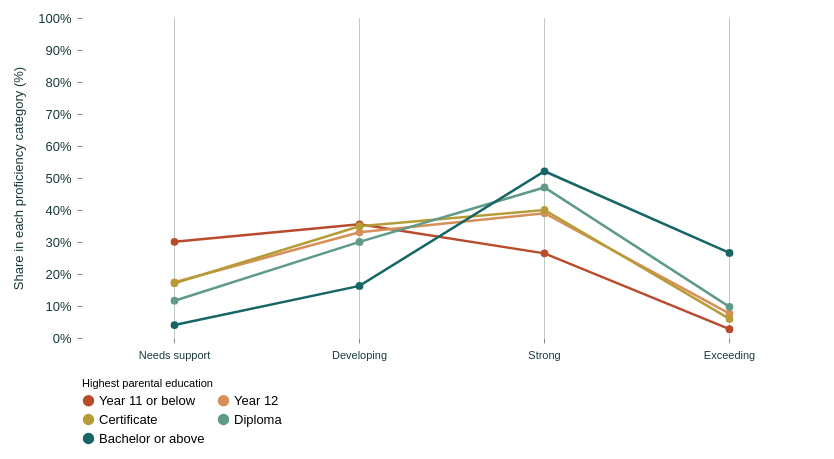

Express this chart as Vega-Lite.
### Vega-Lite specification from a JSON file in a GitHub repository (floating-point values rounded to 4 significant figures)
{"$schema": "https://vega.github.io/schema/vega-lite/v5.json", "background": "transparent", "padding": 12, "config": {"font": "Arial", "view": {"stroke": null}, "axis": {"labelFontSize": 13, "titleFontSize": 13, "titleFontWeight": "normal", "labelColor": "#193a3a", "titleColor": "#193a3a", "domain": false, "gridColor": "#e1e5dd", "labelPadding": 6, "titlePadding": 12}, "legend": {"orient": "bottom", "titleLimit": 300, "labelLimit": 220, "labelFontSize": 13, "titleFontSize": 11, "titleFontWeight": "normal"}, "title": {"anchor": "start", "fontSize": 14, "color": "#193a3a"}}, "width": 740, "height": 320, "params": [{"name": "parent_subject", "value": "Reading"}], "layer": [{"data": {"values": [{"dimension": "Needs support"}, {"dimension": "Developing"}, {"dimension": "Strong"}, {"dimension": "Exceeding"}]}, "mark": {"type": "rule", "color": "#becbc0"}, "encoding": {"x": {"field": "dimension", "type": "ordinal", "sort": ["Needs support", "Developing", "Strong", "Exceeding"], "title": null, "axis": {"labelAngle": 0, "labelFontSize": 11}}, "y": {"datum": 0, "type": "quantitative", "title": "Share in each proficiency category (%)", "scale": {"domain": [0, 100]}}, "y2": {"datum": 100}}}, {"data": {"values": [{"domain": "Reading", "parent": "Year 11 or below", "dimension": "Needs support", "axis": 0, "value": 30.05}, {"domain": "Reading", "parent": "Year 11 or below", "dimension": "Developing", "axis": 1, "value": 35.52}, {"domain": "Reading", "parent": "Year 11 or below", "dimension": "Strong", "axis": 2, "value": 26.45}, {"domain": "Reading", "parent": "Year 11 or below", "dimension": "Exceeding", "axis": 3, "value": 2.768}, {"domain": "Reading", "parent": "Year 12", "dimension": "Needs support", "axis": 0, "value": 17.42}, {"domain": "Reading", "parent": "Year 12", "dimension": "Developing", "axis": 1, "value": 33.04}, {"domain": "Reading", "parent": "Year 12", "dimension": "Strong", "axis": 2, "value": 39.01}, {"domain": "Reading", "parent": "Year 12", "dimension": "Exceeding", "axis": 3, "value": 7.603}, {"domain": "Reading", "parent": "Certificate", "dimension": "Needs support", "axis": 0, "value": 17.11}, {"domain": "Reading", "parent": "Certificate", "dimension": "Developing", "axis": 1, "value": 34.93}, {"domain": "Reading", "parent": "Certificate", "dimension": "Strong", "axis": 2, "value": 40.01}, {"domain": "Reading", "parent": "Certificate", "dimension": "Exceeding", "axis": 3, "value": 5.963}, {"domain": "Reading", "parent": "Diploma", "dimension": "Needs support", "axis": 0, "value": 11.65}, {"domain": "Reading", "parent": "Diploma", "dimension": "Developing", "axis": 1, "value": 30.04}, {"domain": "Reading", "parent": "Diploma", "dimension": "Strong", "axis": 2, "value": 47.04}, {"domain": "Reading", "parent": "Diploma", "dimension": "Exceeding", "axis": 3, "value": 9.737}, {"domain": "Reading", "parent": "Bachelor or above", "dimension": "Needs support", "axis": 0, "value": 4.054}, {"domain": "Reading", "parent": "Bachelor or above", "dimension": "Developing", "axis": 1, "value": 16.27}, {"domain": "Reading", "parent": "Bachelor or above", "dimension": "Strong", "axis": 2, "value": 52.11}, {"domain": "Reading", "parent": "Bachelor or above", "dimension": "Exceeding", "axis": 3, "value": 26.58}, {"domain": "Numeracy", "parent": "Year 11 or below", "dimension": "Needs support", "axis": 0, "value": 30.79}, {"domain": "Numeracy", "parent": "Year 11 or below", "dimension": "Developing", "axis": 1, "value": 32.74}, {"domain": "Numeracy", "parent": "Year 11 or below", "dimension": "Strong", "axis": 2, "value": 29.47}, {"domain": "Numeracy", "parent": "Year 11 or below", "dimension": "Exceeding", "axis": 3, "value": 1.79}, {"domain": "Numeracy", "parent": "Year 12", "dimension": "Needs support", "axis": 0, "value": 17.25}, {"domain": "Numeracy", "parent": "Year 12", "dimension": "Developing", "axis": 1, "value": 29.11}, {"domain": "Numeracy", "parent": "Year 12", "dimension": "Strong", "axis": 2, "value": 45.07}, {"domain": "Numeracy", "parent": "Year 12", "dimension": "Exceeding", "axis": 3, "value": 5.648}, {"domain": "Numeracy", "parent": "Certificate", "dimension": "Needs support", "axis": 0, "value": 17.33}, {"domain": "Numeracy", "parent": "Certificate", "dimension": "Developing", "axis": 1, "value": 31.63}, {"domain": "Numeracy", "parent": "Certificate", "dimension": "Strong", "axis": 2, "value": 45.32}, {"domain": "Numeracy", "parent": "Certificate", "dimension": "Exceeding", "axis": 3, "value": 3.733}, {"domain": "Numeracy", "parent": "Diploma", "dimension": "Needs support", "axis": 0, "value": 11.37}, {"domain": "Numeracy", "parent": "Diploma", "dimension": "Developing", "axis": 1, "value": 27.04}, {"domain": "Numeracy", "parent": "Diploma", "dimension": "Strong", "axis": 2, "value": 53.11}, {"domain": "Numeracy", "parent": "Diploma", "dimension": "Exceeding", "axis": 3, "value": 6.946}, {"domain": "Numeracy", "parent": "Bachelor or above", "dimension": "Needs support", "axis": 0, "value": 3.564}, {"domain": "Numeracy", "parent": "Bachelor or above", "dimension": "Developing", "axis": 1, "value": 13.27}, {"domain": "Numeracy", "parent": "Bachelor or above", "dimension": "Strong", "axis": 2, "value": 59.73}, {"domain": "Numeracy", "parent": "Bachelor or above", "dimension": "Exceeding", "axis": 3, "value": 22.45}]}, "transform": [{"filter": "datum.domain === parent_subject"}], "params": [{"name": "parent_focus", "select": {"type": "point", "fields": ["parent"]}, "bind": "legend"}], "mark": {"type": "line", "point": {"filled": true, "size": 60}, "strokeWidth": 2.5}, "encoding": {"x": {"field": "dimension", "type": "ordinal", "sort": ["Needs support", "Developing", "Strong", "Exceeding"], "title": null}, "y": {"field": "value", "type": "quantitative", "title": "Share in each proficiency category (%)", "scale": {"domain": [0, 100]}, "axis": {"labelExpr": "datum.value + '%'"}}, "order": {"field": "axis"}, "detail": {"field": "parent"}, "color": {"field": "parent", "type": "nominal", "title": "Highest parental education", "legend": {"columns": 2}, "scale": {"domain": ["Year 11 or below", "Year 12", "Certificate", "Diploma", "Bachelor or above"], "range": ["#b94b2c", "#d68f58", "#b69c38", "#609a88", "#166665"]}}, "opacity": {"condition": {"param": "parent_focus", "value": 1}, "value": 0.15}, "tooltip": [{"field": "parent", "title": "Parental education"}, {"field": "dimension", "title": "Proficiency category"}, {"field": "value", "title": "Share (%)", "format": ".1f"}]}}]}
